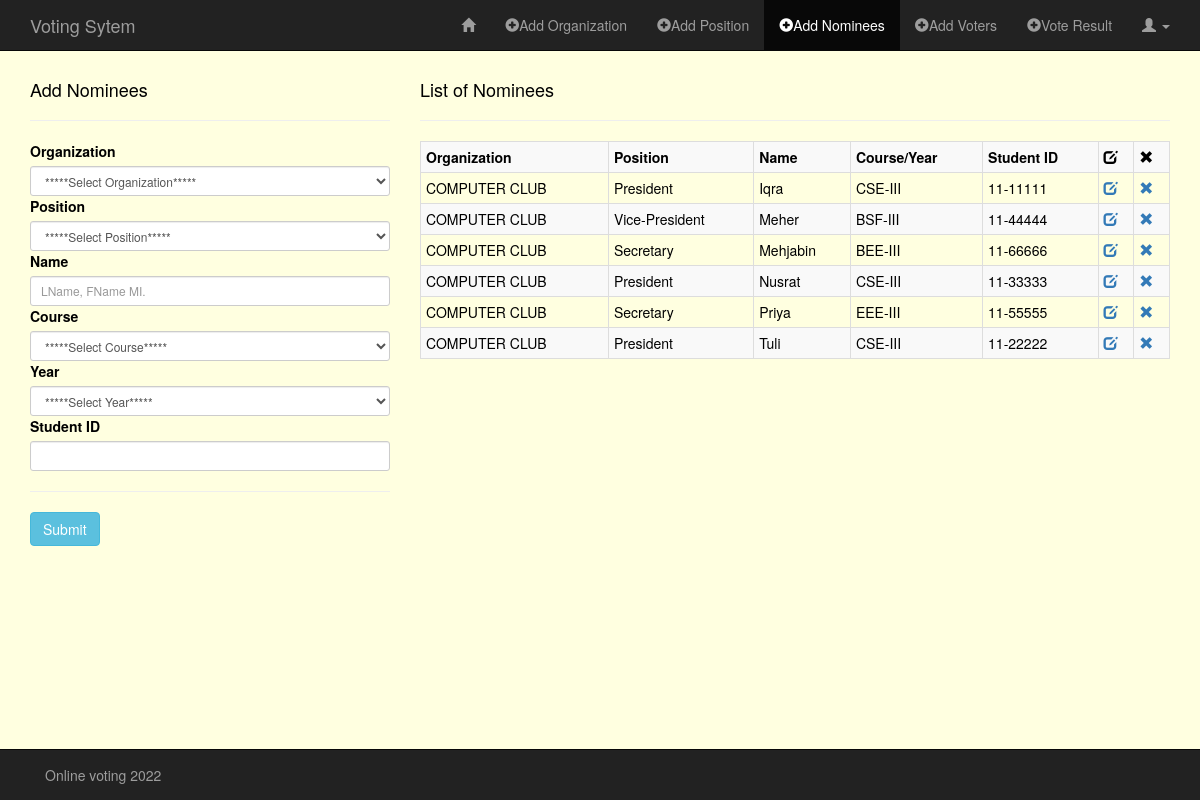
Screenshot of /admin/add_nominees.php (signed in) with the database file from the repository.
### tables this page shows
CREATE TABLE `nominees` (
  `id` int(11) NOT NULL,
  `org` varchar(60) NOT NULL,
  `pos` varchar(60) NOT NULL,
  `name` varchar(60) NOT NULL,
  `course` varchar(60) NOT NULL,
  `year` varchar(3) NOT NULL,
  `stud_id` varchar(60) NOT NULL
);

### admin/classes/Organization.php (called while the page is built, shortened)
<?php
class Organization
{
    public function READ_ORG() {
        global $db;
        $sql = "SELECT * FROM organization";
        if(!$stmt = $db->prepare($sql)) {
            echo $stmt->error;
        } else {
            $stmt->execute();
            $result = $stmt->get_result();
        }
        return $result;
    }
}

### admin/classes/Nominees.php (called while the page is built, shortened)
<?php
class Nominees
{
    public function READ_NOMINEE() {
        global $db;
        $sql = "SELECT *
                FROM nominees
                ORDER BY name ASC";
        if(!$stmt = $db->prepare($sql)) {
            echo $stmt->error;
        } else {
            $stmt->execute();
            $result = $stmt->get_result();
        }
        return $result;
    }
}

### admin/add_nominees.php (the view, shortened to what this page needs)
<?php
require("../config/db.php");
require("classes/Organization.php");
require("classes/Nominees.php");
?>
<!DOCTYPE HTML>
<html lang="en-US">
<head>
    <link rel="stylesheet" href="../assets/css/bootstrap.min.css">
    <link rel="stylesheet" href="../assets/css/style_admin.css">
</head>
<body>
<nav class="navbar navbar-inverse navbar-fixed-top" role="navigation">
    <div class="container">
        <div class="navbar-header">
            <a class="navbar-brand" href="index.php">Voting Sytem</a>
        </div>
        <div class="collapse navbar-collapse" id="bs-example-navbar-collapse-1">
            <ul class="nav navbar-nav navbar-right">
                <li><a href="admin_page.php"><span class="glyphicon glyphicon-home"></span></a></li>
                <li><a href="add_org.php"><span class="glyphicon glyphicon-plus-sign"></span>Add Organization</a></li>
                <li><a href="add_pos.php"><span class="glyphicon glyphicon-plus-sign"></span>Add Position</a></li>
                <li class="active"><a href="add_nominees.php"><span class="glyphicon glyphicon-plus-sign"></span>Add Nominees</a></li>
                <li><a href="add_voters.php"><span class="glyphicon glyphicon-plus-sign"></span>Add Voters</a></li>
                <li><a href="vote_result.php"><span class="glyphicon glyphicon-plus-sign"></span>Vote Result</a></li>
                <li class="dropdown">
                    <a href="#" class="dropdown-toggle" data-toggle="dropdown" role="button" aria-haspopup="true" aria-expanded="false"><span class="glyphicon glyphicon-user"></span> <span class="caret"></span></a>
                </li>
            </ul>
        </div>
    </div>
</nav>
<div class="container">
    <div class="row">
        <div class="col-md-4">
            <h4>Add Nominees</h4><hr>
            <form method="POST" action="<?php $_SERVER['PHP_SELF']; ?>" role="form">
                <?php
                $readOrg = new Organization();
                $rtnReadOrg = $readOrg->READ_ORG();
                ?>
                <div class="form-group-sm">
                    <label for="organization">Organization</label>
                    <?php if($rtnReadOrg) { ?>
                        <select required name="organization" class="form-control" id="org-list" onchange="getPos(this.value);">
                            <option value="">*****Select Organization*****</option>
                        </select>
                    <?php }  ?>
                </div>
                <div class="form-group-sm">
                    <label for="position">Position</label>
                    <select required name="position" class="form-control" id="pos-list">
                        <option value="">*****Select Position*****</option>
                    </select>
                </div>
                <div class="form-group-sm">
                    <label for="name">Name</label>
                    <input required type="text" name="name" class="form-control" placeholder="LName, FName MI.">
                </div>
                <div class="form-group-sm">
                    <label for="course">Course</label>
                    <select required name="course" class="form-control">
                        <option value="">*****Select Course*****</option>
                    </select>
                </div>
                <div class="form-group-sm">
                    <label for="year">Year</label>
                    <select required name="year" class="form-control">
                        <option value="">*****Select Year*****</option>
                    </select>
                </div>
                <div class="form-group-sm">
                    <label for="stud_id">Student ID</label>
                    <input required type="text" name="stud_id" class="form-control">
                </div>
                <hr/>
                <div class="form-group-sm">
                    <input type="submit" name="submit" value="Submit" class="btn btn-info">
                </div>
            </form>
        </div>
        <?php
        $readNominees = new Nominees();
        $rtnReadNominees = $readNominees->READ_NOMINEE();
        ?>
        <div class="col-md-8">
            <h4>List of Nominees</h4><hr>
            <div class="table-responsive">
                <?php if($rtnReadNominees) { ?>
                <table class="table table-bordered table-condensed table-striped">
                    <tr>
                        <th>Organization</th>
                        <th>Position</th>
                        <th>Name</th>
                        <th>Course/Year</th>
                        <th>Student ID</th>
                        <th><span class="glyphicon glyphicon-edit"></span></th>
                        <th><span class="glyphicon glyphicon-remove"></span></th>
                    </tr>
                    <?php while($rowNom = $rtnReadNominees->fetch_assoc()) { ?>
                    <tr>
                        <td><?php echo $rowNom['org']; ?></td>
                        <td><?php echo $rowNom['pos']; ?></td>
                        <td><?php echo $rowNom['name']; ?></td>
                        <td><?php echo $rowNom['course'] . "-" . $rowNom['year']; ?></td>
                        <td><?php echo $rowNom['stud_id']; ?></td>
                        <td><a href="./edit_nominee.php?id=<?php echo $rowNom['id']; ?>"><span class="glyphicon glyphicon-edit"></span></a></td>
                        <td><a href="./delete_nominee.php?id=<?php echo $rowNom['id']; ?>"><span class="glyphicon glyphicon-remove"></span></a></td>
                    </tr>
                    <?php }  ?>
                </table>
                <?php }  ?>
            </div>
        </div>
    </div>
</div>
<nav class="navbar navbar-inverse navbar-fixed-bottom" role="navigation">
    <div class="container">
        <div class="navbar-text pull-left">
            Online voting 2022
        </div>
    </div>
</nav>
</body>
</html>

### assets/css/style_admin.css (style rules this page uses)
body { color: black; margin-top: 70px; margin-bottom: 70px; background-color: lightyellow; }

### rows the page displays
nominees: org "COMPUTER CLUB", pos "President", name "Iqra", course "CSE", year "III", stud "11-11111"
nominees: org "COMPUTER CLUB", pos "Vice-President", name "Meher", course "BSF", year "III", stud "11-44444"
nominees: org "COMPUTER CLUB", pos "Secretary", name "Mehjabin", course "BEE", year "III", stud "11-66666"
nominees: org "COMPUTER CLUB", pos "President", name "Nusrat", course "CSE", year "III", stud "11-33333"
nominees: org "COMPUTER CLUB", pos "Secretary", name "Priya", course "EEE", year "III", stud "11-55555"
nominees: org "COMPUTER CLUB", pos "President", name "Tuli", course "CSE", year "III", stud "11-22222"
